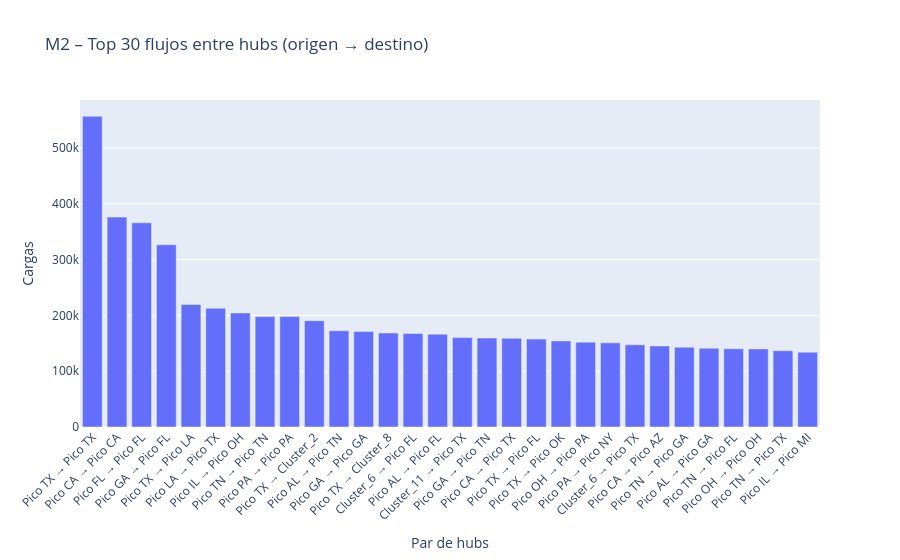

Source (notebook cell):
### Markdown cell above
## 12. Conectividad entre hubs M2 (flujos origen → destino)

### Code cell
flujos = (
    df[df['near_hub_name_m2'].notna() & df['near_hub_name_dest_m2'].notna()]
    .groupby(['near_hub_name_m2', 'near_hub_name_dest_m2'])['ID']
    .count()
    .reset_index()
    .rename(columns={'ID': 'cargas',
                     'near_hub_name_m2': 'origen',
                     'near_hub_name_dest_m2': 'destino'})
    .sort_values('cargas', ascending=False)
)

print(f'Pares de hubs M2 con flujo: {len(flujos):,}')

top_flujos = flujos.head(30).copy()
top_flujos['par'] = top_flujos['origen'] + ' → ' + top_flujos['destino']

fig_flujo = px.bar(
    top_flujos, x='par', y='cargas',
    title='M2 – Top 30 flujos entre hubs (origen → destino)',
    labels={'cargas': 'Cargas', 'par': 'Par de hubs'}
)
fig_flujo.update_layout(xaxis_tickangle=-45)
fig_flujo.show()

### Figure 1 — Plotly figure (JSON) as saved in the notebook; plotly's stock layout.template omitted (floating-point values rounded to 4 significant figures)
{"data": [{"hovertemplate": "Par de hubs=%{x}<br>Cargas=%{y}<extra></extra>", "legendgroup": "", "marker": {"color": "#636efa", "pattern": {"shape": ""}}, "name": "", "orientation": "v", "showlegend": false, "textposition": "auto", "type": "bar", "x": ["Pico TX → Pico TX", "Pico CA → Pico CA", "Pico FL → Pico FL", "Pico GA → Pico FL", "Pico TX → Pico LA", "Pico LA → Pico TX", "Pico IL → Pico OH", "Pico TN → Pico TN", "Pico PA → Pico PA", "Pico TX → Cluster_2", "Pico AL → Pico TN", "Pico GA → Pico GA", "Pico TX → Cluster_8", "Cluster_6 → Pico FL", "Pico AL → Pico FL", "Cluster_11 → Pico TX", "Pico GA → Pico TN", "Pico CA → Pico TX", "Pico TX → Pico FL", "Pico TX → Pico OK", "Pico OH → Pico PA", "Pico PA → Pico NY", "Cluster_6 → Pico TX", "Pico CA → Pico AZ", "Pico TN → Pico GA", "Pico AL → Pico GA", "Pico TN → Pico FL", "Pico OH → Pico OH", "Pico TN → Pico TX", "Pico IL → Pico MI"], "xaxis": "x", "y": [556638, 376085, 365920, 326463, 219501, 212781, 204350, 197918, 197845, 190523, 172398, 170938, 168409, 167548, 166252, 160174, 159371, 158899, 157535, 154234, 151951, 150775, 147251, 145156, 143000, 141050, 140233, 139943, 136653, 134063], "yaxis": "y"}], "layout": {"barmode": "relative", "legend": {"tracegroupgap": 0}, "title": {"text": "M2 – Top 30 flujos entre hubs (origen → destino)"}, "xaxis": {"anchor": "y", "domain": [0, 1], "tickangle": -45, "title": {"text": "Par de hubs"}}, "yaxis": {"anchor": "x", "domain": [0, 1], "title": {"text": "Cargas"}}}}
